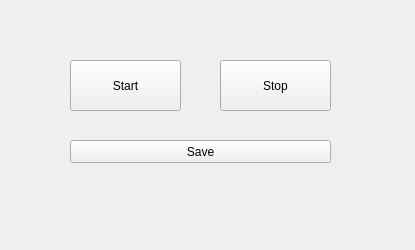
<?xml version="1.0" encoding="UTF-8"?>
<ui version="4.0">
 <class>ReadKey</class>
 <widget class="QWidget" name="ReadKey">
  <property name="geometry">
   <rect>
    <x>0</x>
    <y>0</y>
    <width>415</width>
    <height>250</height>
   </rect>
  </property>
  <property name="windowTitle">
   <string>Form</string>
  </property>
  <widget class="QPushButton" name="startButton">
   <property name="geometry">
    <rect>
     <x>70</x>
     <y>60</y>
     <width>111</width>
     <height>51</height>
    </rect>
   </property>
   <property name="focusPolicy">
    <enum>Qt::NoFocus</enum>
   </property>
   <property name="text">
    <string>Start</string>
   </property>
  </widget>
  <widget class="QPushButton" name="stopButton">
   <property name="geometry">
    <rect>
     <x>220</x>
     <y>60</y>
     <width>111</width>
     <height>51</height>
    </rect>
   </property>
   <property name="focusPolicy">
    <enum>Qt::NoFocus</enum>
   </property>
   <property name="text">
    <string>Stop</string>
   </property>
  </widget>
  <widget class="QPushButton" name="saveButton">
   <property name="geometry">
    <rect>
     <x>70</x>
     <y>140</y>
     <width>261</width>
     <height>23</height>
    </rect>
   </property>
   <property name="focusPolicy">
    <enum>Qt::NoFocus</enum>
   </property>
   <property name="text">
    <string>Save</string>
   </property>
  </widget>
 </widget>
 <resources/>
 <connections/>
</ui>
